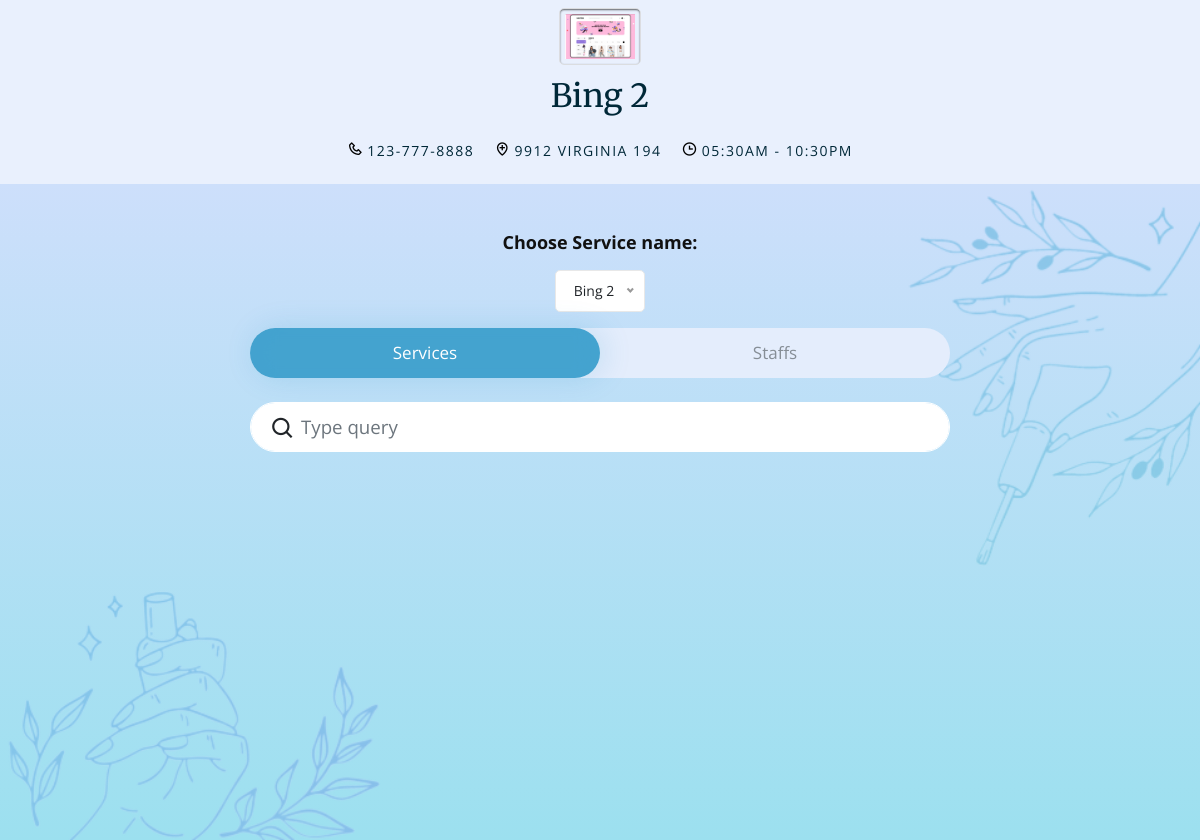
/template_nails/index.php, run on the app's committed database.
### tables this page shows
CREATE TABLE `company` (
  `id` int(11) NOT NULL,
  `rand_id` int(4) NOT NULL,
  `company_name` text NOT NULL,
  `img_company` text NOT NULL,
  `hotline` text NOT NULL,
  `address` text NOT NULL,
  `time_start` time NOT NULL,
  `time_end` time NOT NULL,
  `status` tinyint(1) NOT NULL DEFAULT 1,
  `password` text NOT NULL,
  `day_start` text NOT NULL,
  `day_end` text NOT NULL
);

### model/database.php (called while the page is built, shortened)
<?php
class Database
{
    public static $connection = NULL;
    public function __construct()
    {
        if(!self::$connection) {
            self::$connection = new mysqli(DB_HOST, DB_USER, DB_PASSWORD, DB_NAME, PORT);
            self::$connection->set_charset('utf8mb4');
        }
        return self::$connection;
    }
    public function select($sql)
    {
        $sql->execute();
        $items = $sql->get_result()->fetch_all(MYSQLI_ASSOC);
        return $items;
    }
}

### model/company.php (called while the page is built, shortened)
<?php
require_once "database.php";
class Company extends Database{
    function getAllCompany(){
        $sql = parent::$connection->prepare("SELECT * FROM company ORDER BY `id` DESC");
        return parent::select($sql);
    }
    function getCompanyByRandId($rand_id){
        $sql = parent::$connection->prepare("SELECT * FROM company WHERE `rand_id` = ?");
        $sql->bind_param('i', $rand_id);
        return parent::select($sql);
    }
}

### template_nails/index.php (the view, shortened to what this page needs)
<?php
include_once './header.php';
require_once '../model/company.php';
?>
<section class="booking-nail mb-5 pt-5">
    <div class="container">
        <form action="">
            <div class="row">
                <div class="col-lg-12">
                    <div class="row booking-main">
                        <div class="col-lg-12 text-center mb-3">
                            <h5><b>Choose Service name:</b> </h5>
                        </div>
                        <div class="col-lg-12 mb-3">
                            <div class="d-flex justify-content-center align-items-center flex-wrap">
                            </div>
                        </div>
                        <div class="col-lg-12">
                            <div class="card-booking">
                                <ul class="nav nav-tabs">
                                    <li class="active"><a class="active" data-toggle="tab" href="#home">Services</a></li>
                                    <li><a data-toggle="tab" href="#menu1">Staffs</a></li>
                                </ul>
                                <div class="tab-content mt-4">
                                    <div id="home" class="tab-pane fade show active">
                                        <div class="form-parent mb-3">
                                            <div class="icon-search"><i class='bx bx-search'></i></div>
                                            <input type="search" id="search-service" class="form-control" placeholder="Type query" aria-label="Search" />
                                        </div>
                                    </div>
                                </div>
                            </div>
                        </div>
                    </div>
                </div>
            </div>
        </form>
    </div>
</section>
<?php
include_once './footer.php';
?>

### template_nails/header.php (shortened to what this page needs)
<?php
require_once '../model/database.php';
require_once '../model/info_owner.php';
require_once '../model/company.php';
if(isset($_GET['id'])){
    $ID_COM = $_GET['id'];
    $company = new Company();
    $getAllInfo = $company->getCompanyByRandId($ID_COM);
}else{
    $company = new Company();
    $getAllCompany = $company->getAllCompany();
    $ID_COM = $getAllCompany[0]['rand_id'];
    $getAllInfo = $company->getCompanyByRandId($ID_COM);
}
$time_start = $getAllInfo[0]['time_start'];
$time_end = $getAllInfo[0]['time_end'];
$hour_start = substr($time_start,0,2);
$hour_end = substr($time_end,0,2);
$minute_start = substr($time_start,3,2);
$minute_end = substr($time_end,3,2);
$period_start = $hour_start  >= 12 ? 'PM' : 'AM';
$hour_start = $hour_start > 12 ? $hour_start - 12 : $hour_start;
$period_end = $hour_end  >= 12 ? 'PM' : 'AM';
$hour_end = $hour_end > 12 ? $hour_end - 12 : $hour_end;
$hour_end = $hour_end < 10 ? '0'.$hour_end : $hour_end;
$last_time_start = $hour_start . ':' . $minute_start . '' . $period_start;
$last_time_end = $hour_end . ':' . $minute_end . '' . $period_end;
?>
<!DOCTYPE html>
<html lang="zxx">
<head>
    <link href='https://unpkg.com/boxicons@2.1.4/css/boxicons.min.css' rel='stylesheet'>
    <link rel="stylesheet" href="./css/mobiscroll.javascript.min.css">
    <link rel="stylesheet" href="css/mdb.min.css">
    <link rel="stylesheet" href="css/bootstrap.min.css" type="text/css" />
    <link rel="stylesheet" href="css/font-awesome.min.css" type="text/css" />
    <link rel="stylesheet" href="css/elegant-icons.css" type="text/css" />
    <link rel="stylesheet" href="css/flaticon.css" type="text/css" />
    <link rel="stylesheet" href="css/owl.carousel.min.css" type="text/css" />
    <link rel="stylesheet" href="css/nice-select.css" type="text/css" />
    <link rel="stylesheet" href="css/jquery-ui.min.css" type="text/css" />
    <link rel="stylesheet" href="css/magnific-popup.css" type="text/css" />
    <link rel="stylesheet" href="css/bootstrap-datepicker.css">
    <link rel="stylesheet" href="css/jquery.timepicker.css">
    <link rel="stylesheet" href="css/slicknav.min.css" type="text/css" />
    <link rel="stylesheet" href="css/style.css" type="text/css" />
</head>
<body>
    <section>
        <div class="row m-0 pt-2" style="background: #e9f0fd;">
            <div class="col-lg-12 col-12">
                <div class="d-flex justify-content-center">
                    <a class="logo-company" href="./index.php?id=<?=$ID_COM?>">
                        <img src="./img/company/<?=$getAllInfo[0]['img_company']?>" alt="">
                    </a>
                </div>
            </div>
            <div class="col-lg-12">
                <div class="company-active section-title">
                    <h2 class="name_com"><?=$getAllInfo[0]['company_name']?></h2>
                    <div class="list">
                        <div class="list-child">
                            <div class="dropdown call-phone">
                                <div id="dropdownMenuButton" data-mdb-toggle="dropdown" aria-expanded="false">
                                    <i class='bx bx-phone'></i> <span class="phone"><?=$getAllInfo[0]['hotline']?></span>
                                </div>
                            </div>
                            <div class="dropdown address-company">
                                <div id="dropdownLocation" data-mdb-toggle="dropdown" aria-expanded="false">
                                    <i class='bx bx-location-plus' ></i> <span class="address"><?= $getAllInfo[0]['address']?></span>
                                </div>
                            </div>
                            <div class="dropdown day-work">
                                <div id="dropdownWork" data-mdb-toggle="dropdown" aria-expanded="false">
                                    <i class='bx bx-time' ></i> <span class="item-work">
                                        <span><?=$last_time_start?></span> - <span><?=$last_time_end?></span>
                                    </span>
                                </div>
                            </div>
                        </div>
                    </div>
                </div>
            </div>
        </div>
    </section>

### template_nails/css/style.css (style rules this page uses)
:root { --bg-main: radial-gradient(45.21% 19.8% at 52.09% 54.51%, #67bfeb 0%, #b2fbfb 100%); --bg-text: #E5F7FF; --bg-shadow: #F1F3F5; --btn-add: #868E96; --bg-home: linear-gradient(#cddffb, #9ce0ef); --btn-main: rgba(0, 132, 188, 0.7); }
html, body { height: 100%; font-family: 'Open Sans', sans-serif; -webkit-font-smoothing: antialiased; font-smoothing: antialiased; }
h1, h2, h3, h4, h5, h6 { margin: 0; color: #111111; font-weight: 400; font-family: 'Open Sans', sans-serif; }
h2 { font-size: 36px; }
h5 { font-size: 18px; }
img { max-width: 100%; }
ul, ol { padding: 0; margin: 0; }
.section-title { text-align: center; margin-bottom: 22px; }
.section-title .list .list-child { display: flex; justify-content: center; margin-top: 20px; color: #000; gap: 20px; }
.nav-tabs { border-bottom: none; }
.section-title span { font-style: normal; font-weight: 400; font-size: 14px; line-height: 155%; color: #002838; text-transform: capitalize; letter-spacing: 1.5px; transform: rotate(-0.07deg); cursor: pointer; }
.section-title h2 { font-family: 'Merriweather', serif; font-size: 32px; line-height: 135%; font-weight: 400; color: #002838; margin-top: 10px; }
@media only screen and (min-width: 1200px) { .container { max-width: 1170px; } }
.booking-nail { position: relative; background: var(--bg-home); min-height: calc(100vh - 144px); height: max-content; backdrop-filter: blur(100px); z-index: 2; }
.booking-nail::before { content: ''; position: absolute; left: 0%; bottom: 0; background: url(../img/thumbnail-removebg-preview.png); background-size: cover; background-position: center; backface-visibility: visible; background-repeat: no-repeat; width: 450px; aspect-ratio: 359 / 226; z-index: 0; }
.booking-nail::after { content: ''; position: absolute; right: 0%; top: 0; background: url(../img/thumbnail2-removebg-preview.png); background-size: cover; background-position: center; backface-visibility: visible; background-repeat: no-repeat; width: 300px; aspect-ratio: 240 / 311; z-index: -1; }
.card-booking { font-size: 17px; max-width: 700px; width: 70%; margin: 0 auto; }
.card-booking ul { justify-content: space-evenly; background: #e4edfc; border-radius: 99px; }
.card-booking ul li { flex: 1; text-align: center; }
.card-booking ul li a { display: block; color: #868E96; height: 50px; line-height: 50px; border-radius: 32px; }
.card-booking ul li a.active { background: var(--btn-main); color: #ffffff; box-shadow: 4px 0px 30px rgba(0, 132, 188, 0.15); backdrop-filter: blur(12px); transition: all .3s; }
.tab-content #home .form-parent, .tab-content #home2 .form-parent { position: relative; }
.tab-content #home .icon-search, .tab-content #home2 .icon-search { font-size: 26px; position: absolute; top: 50%; left: 20px; transform: translate(0%, -40%); color: var(--bg-main); }
.tab-content #home input[type=search], .tab-content #home2 input[type=search] { height: 50px; border-radius: 99px; padding-left: 50px; font-size: 1.1em; }
.call-phone span { white-space: nowrap; text-transform: capitalize; }
.logo-company { border: 1px solid rgb(215 215 215 / 75%); border-radius: 5px; padding: 5px; box-shadow: inset 0 1px 2px rgb(0 0 0 / 60%); }
.logo-company img { height: 45px; width: auto; object-fit: cover; }

### data on the page
company: img_company (picture), company_name "Bing 2", hotline "123-777-8888", address "9912 VIRGINIA 194", time_start "05:30AM", time_end "10:30PM"
